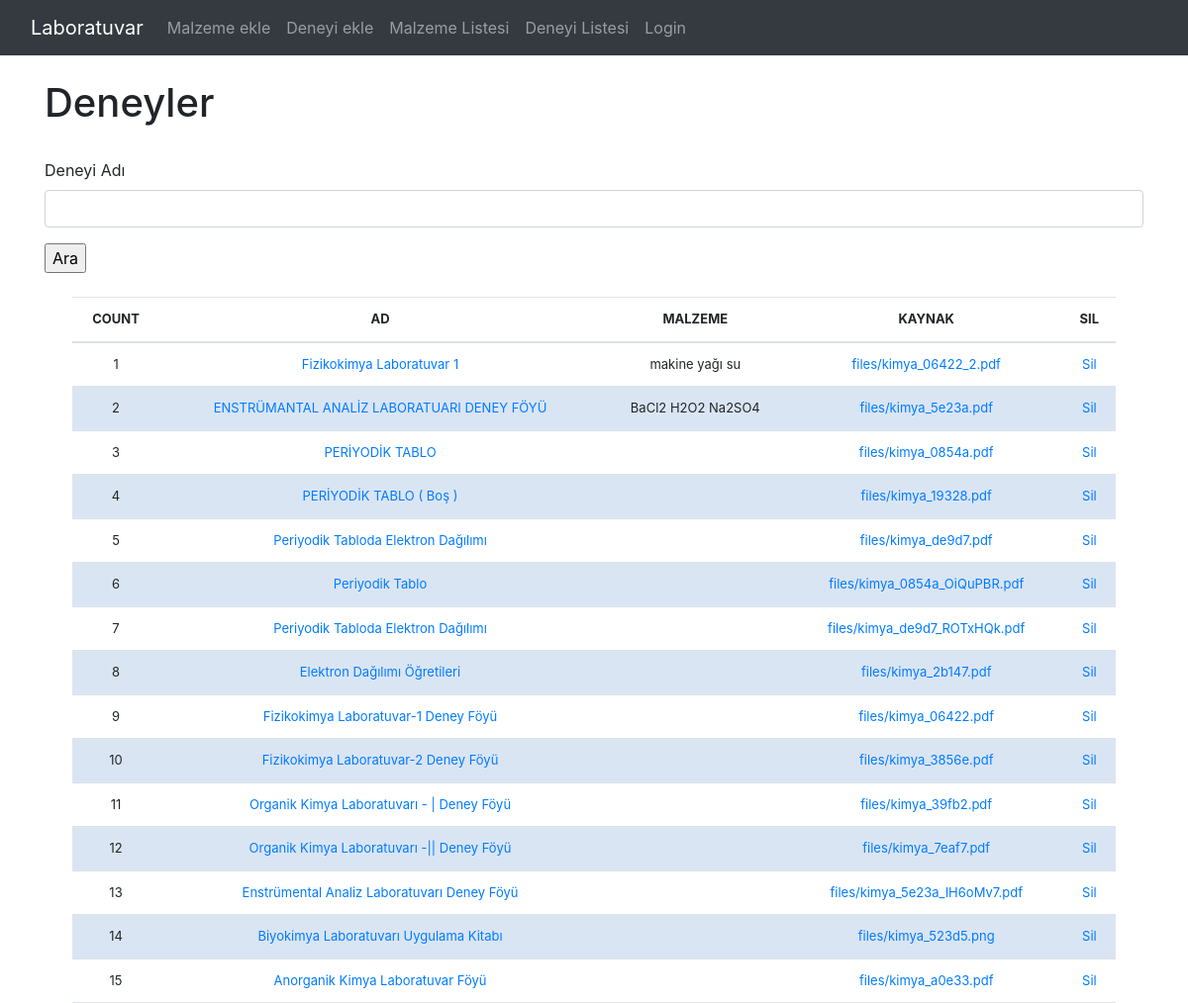
Page /Denyiler on the committed database.
### Lab/models.py (models this page shows, shortened)
class Experiment(models.Model):   # Deneyi listesi deneyileri girilen deneyiler adi,lazım olan malzemeler, ve Tanimlari
	adi = models. CharField('Deneyi Adı', max_length=120, default='', blank=True, null=True)																					#masaSayisi = models.CharField(max_length = 120)
	malzeme = models.ManyToManyField(Material, blank = True)
	description = models.FileField('Föyler',upload_to='files',null=True,default=None)
	is_verified = models.BooleanField('doğrulandı',default=False)
	DisplayFields = ['adi', 'Malzemeler', 'description','is_verified']
	SearchFields = ['adi']
	class Meta:
		verbose_name_plural='Deneyiler'
	def Malzemeler(self):
		return ",".join([str(p) for p in self.malzeme.all()])

class Material(models.Model):
	adi = models.CharField('Malzeme Ismi', max_length=120, default='', blank=True, null=True)  # 1 malzemelerin ismi
	miktar = models.IntegerField(default='0', blank=True, null=True)  # malzemelerin miktari
	CHOICES = (('kati','katı'),
		      ('sivi','sıvı'),
		      ('gaz', 'gaz'),
		      )
	Materialtype = models.CharField('Malzeme Turu',max_length=5, default='', blank=True, null=True,choices=CHOICES)
	kati = models.CharField('Katı',max_length=120, default='', blank=True, null=True)
	sivi = models.IntegerField('Sıvı',default='0', blank=True, null=True)
	deger  = models.IntegerField('Değer',default='0', blank=True, null=True)
	özgünlük = models.IntegerField('Özgünlük', default='0', blank=True, null=True)
	tehlike = models.BooleanField(default=False)
	acidli = models.FloatField(default='0', blank=True, null=True)
	class Meta:
		verbose_name_plural='Malzemeler'
	def __str__(self):     # bu fonksiyonda bu listenin ismini unvan olarak kullanılıyor
		return self.adi

### Lab/views.py (the view, shortened to what this page needs)
# urls.py: path('Denyiler', views.deneyiler_listesi,name= 'deneyi-listesi' ),
def deneyiler_listesi(request):
	title2 = 'Deneyler'
	queryset2 = Experiment.objects.all()
	form = ExperimentSearchForm(request.POST or None)
	context = {
		"title2": title2,
		"queryset2": queryset2,
		"form": form,
		}
	return render(request, "deneyi_list.html", context)

### Lab/forms.py
class ExperimentSearchForm(forms.ModelForm):
	class Meta:
		model = Experiment
		fields = ['adi']

### Templates/deneyi_list.html (shortened to what this page needs)
{% extends 'base.html' %}
{% load static %}
{% load crispy_forms_tags %}
{% block content %}
<link rel="stylesheet" type="text/css" href="https://stackpath.bootstrapcdn.com/bootstrap/4.5.2/css/bootstrap.min.css">
	<link href="{% static '/css/stylesheet.css' %}" rel="stylesheet">
<!DOCTYPE html>
<html>
<head>
</head>
<body>
  <h1>{{title2}}</h1><br>
  <form method='POST' action=''>{% csrf_token %}
          {{form|crispy}}
          <input type="submit" value='Ara'/>
  </form>
<br>
   <table class='table'>
        <thead>
          <tr>
            <th>COUNT</th>
            <th>AD</th>
            <th>MALZEME</th>
            <th>KAYNAK</th>
            <th>SIL</th>
          </tr>
        </thead>
      {% for instance in queryset2 %}
                <tr>
                          <td>{{forloop.counter}}</td>
                          <td><a href="{% url 'update-deneyi' instance.id %}">{{instance.adi}}</a></td>
                            <td>
                                  {%for c in instance.malzeme.all %}
                          				    {{c}}
                          				{% endfor %}
                            </td>
                            <td><a href="{{instance.description.url}}"download>{{instance.description}} </a></td>
                            <td><a href="{% url 'delete_deneyi' instance.id %}">Sil</a></td>
                  </tr>
      {% endfor %}
  </table>
</body>
</html>
{% endblock %}

### static/css/stylesheet.css (style rules this page uses)
.table { font-size: 13px; text-align: center; width: 95%; margin: auto; text-align: center; }
.table tr:nth-child(odd) { background: 009879; }
.table tr:nth-child(even) { background: #dae5f4 }

### rows in the picture
Experiment: adi "Fizikokimya Laboratuvar 1", description "files/kimya_06422_2.pdf"
Material: adi "makine yağı"
Material: adi "su"
Experiment: adi "ENSTRÜMANTAL ANALİZ LABORATUARI DENEY FÖYÜ", description "files/kimya_5e23a.pdf"
Material: adi "BaCl2"
Material: adi "H2O2"
Material: adi "Na2SO4"
Experiment: adi "PERİYODİK TABLO", description "files/kimya_0854a.pdf"
Experiment: adi "PERİYODİK TABLO ( Boş )", description "files/kimya_19328.pdf"
Experiment: adi "Periyodik Tabloda Elektron Dağılımı", description "files/kimya_de9d7.pdf"
Experiment: adi "Periyodik Tablo", description "files/kimya_0854a_OiQuPBR.pdf"
Experiment: adi "Periyodik Tabloda Elektron Dağılımı", description "files/kimya_de9d7_ROTxHQk.pdf"
Experiment: adi "Elektron Dağılımı Öğretileri", description "files/kimya_2b147.pdf"
Experiment: adi "Fizikokimya Laboratuvar-1 Deney Föyü", description "files/kimya_06422.pdf"
Experiment: adi "Fizikokimya Laboratuvar-2 Deney Föyü", description "files/kimya_3856e.pdf"
Experiment: adi "Organik Kimya Laboratuvarı - | Deney Föyü", description "files/kimya_39fb2.pdf"
Experiment: adi "Organik Kimya Laboratuvarı -|| Deney Föyü", description "files/kimya_7eaf7.pdf"
Experiment: adi "Enstrümental Analiz Laboratuvarı Deney Föyü", description "files/kimya_5e23a_lH6oMv7.pdf"
Experiment: adi "Biyokimya Laboratuvarı Uygulama Kitabı", description "files/kimya_523d5.png"
Experiment: adi "Anorganik Kimya Laboratuvar Föyü", description "files/kimya_a0e33.pdf"

### other values in the picture
{{ title2 }} "Deneyler"
